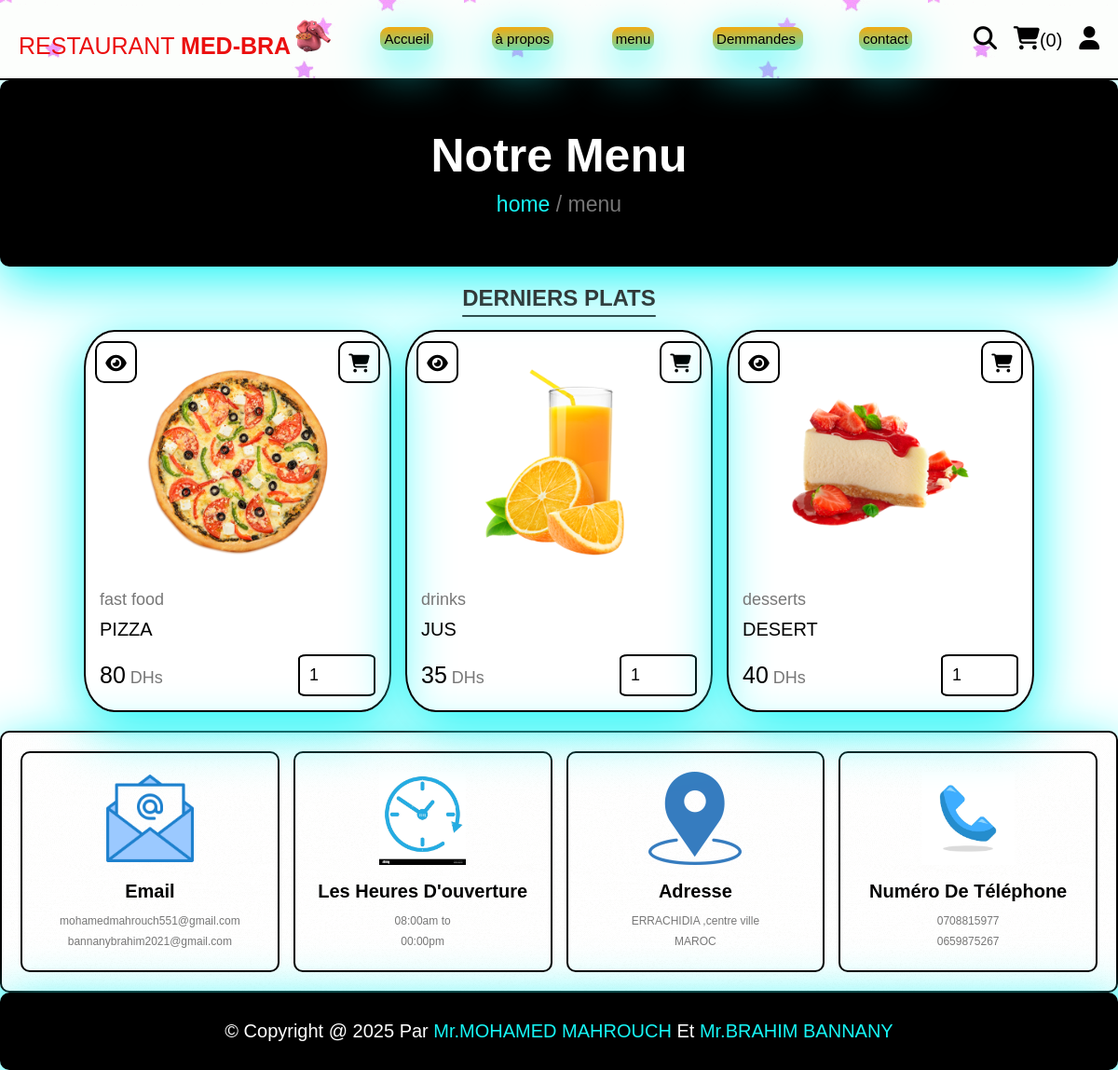
Page /menu.php on the committed database.
### tables this page shows
CREATE TABLE `products` (
  `id` int(100) NOT NULL,
  `name` varchar(100) NOT NULL,
  `category` varchar(100) NOT NULL,
  `price` int(10) NOT NULL,
  `image` varchar(100) NOT NULL
);

### menu.php (the view, shortened to what this page needs)
<?php
include 'components/connect.php';
?>
<!DOCTYPE html>
<html lang="en">
<head>
   <link rel="stylesheet" href="https://cdnjs.cloudflare.com/ajax/libs/font-awesome/6.1.1/css/all.min.css">
   <link rel="stylesheet" href="css/styledeclia.css">
</head>
<body>
<?php include 'components/user_header.php'; ?>
<div class="heading">
   <h3>notre menu</h3>
   <p><a href="home.php">home</a> <span> / menu</span></p>
</div>
<section class="products">
   <h1 class="title">derniers plats</h1>
   <div class="box-container">
      <?php
         $select_products = $conn->prepare("SELECT * FROM `products`");
         $select_products->execute();
         if($select_products->rowCount() > 0){
            while($fetch_products = $select_products->fetch(PDO::FETCH_ASSOC)){
      ?>
      <form action="" method="post" class="box">
         <a href="quick_view.php?pid=<?= $fetch_products['id']; ?>" class="fas fa-eye"></a>
         <button type="submit" class="fas fa-shopping-cart" name="add_to_cart"></button>
         <img src="uploaded_img/<?= $fetch_products['image']; ?>" alt="">
         <a href="category.php?category=<?= $fetch_products['category']; ?>" class="cat"><?= $fetch_products['category']; ?></a>
         <div class="name"><?= $fetch_products['name']; ?></div>
         <div class="flex">
            <div class="price"><?= $fetch_products['price']; ?><span> DHs</span></div>
            <input type="number" name="qty" class="qty" min="1" max="99" value="1" maxlength="2">
         </div>
      </form>
      <?php
            }
         }else{
            echo '<p class="empty">aucun produit ajouté pour instant!</p>';
         }
      ?>
   </div>
</section>
<?php include 'components/footer.php'; ?>
</body>
</html>

### components/user_header.php (shortened to what this page needs)
<header class="header">
   <section class="flex">
      <a href="home.php" class="logo">RESTAURANT <b>MED-BRA<img src="images/ele.gif" alt=""></b></a>
      <nav class="navbar">
         <a href="home.php">Accueil</a>
         <a href="about.php">à propos</a>
         <a href="menu.php">menu</a>
         <a href="orders.php">Demmandes </a>
         <a href="contact.php">contact</a>
      </nav>
      <div class="icons">
         <?php
            $count_cart_items = $conn->prepare("SELECT * FROM `cart` WHERE user_id = ?");
            $count_cart_items->execute([$user_id]);
            $total_cart_items = $count_cart_items->rowCount();
         ?>
         <a href="search.php"><i class="fas fa-search"></i></a>
         <a href="cart.php"><i class="fas fa-shopping-cart"></i><span>(<?= $total_cart_items; ?>)</span></a>
         <div id="user-btn" class="fas fa-user"></div>
      </div>
   </section>
</header>

### components/footer.php (shortened to what this page needs)
<footer class="footer">
   <section class="grid">
      <div class="box">
         <img src="images/email.png" alt="">
         <h3>Email</h3>
         <a href="mohamedmahrouch551@gmail.com">mohamedmahrouch551@gmail.com</a>
         <a href="m.mahrouch@edu.umi.ac">bannanybrahim2021@gmail.com</a>
      </div>
      <div class="box">
         <img src="images/hor.jpg" alt="">
         <h3>Les heures d'ouverture</h3>
         <p>08:00am to <br> 00:00pm</p>
      </div>
      <div class="box">
         <img src="images/adresse.png" alt="">
         <h3>Adresse</h3>
         <a href="www.boulemane.com">ERRACHIDIA ,centre ville <br>MAROC</a>
      </div>
      <div class="box">
         <img src="images/telephone.avif" alt="">
         <h3>Numéro de téléphone </h3>
         <a href="0708815977">0708815977</a>
         <a href="0659875267">0659875267</a>
      </div>
   </section>
   <div class="credit">&copy; copyright @ <?= date('Y'); ?> par <span>mr.MOHAMED MAHROUCH </span> et <span> mr.BRAHIM BANNANY</span> </div>
</footer>

### css/styledeclia.css (style rules this page uses)
:root { --yellow: rgb(22, 246, 246); --red:#e74c3c; --white:#fff; --black:black; --light-color:#777; --border:.2rem solid var(--black); }
* { font-family: 'Rubik', sans-serif; margin:0; padding:0; box-sizing: border-box; outline: none; border: none; text-decoration: none; }
html { font-size: 62.5%; overflow-x: hidden; scroll-behavior: smooth; stop-opacity: 7rem; }
section { margin:0 auto; max-width: 1200px; padding:2rem; }
.title { text-align: center; margin-bottom: 2.5rem; font-size: 4rem; color:var(--black); text-transform: uppercase; text-decoration: underline; text-underline-offset: 1rem; }
.heading { display: flex; align-items: center; justify-content: center; gap:1rem; flex-flow: column; background-color: var(--black); min-height: 20rem; border-radius: 10px; box-shadow: 0px 15px 60px var(--yellow); }
.heading h3 { font-size: 5rem; color:var(--white); text-transform: capitalize; }
.heading p { font-size: 2.3rem; color:var(--light-color); }
.heading p a { color:var(--yellow); }
.header { position: sticky; top:0; left:0; right:0; z-index: 1000; background-color: var(--white); border-bottom: var(--border); }
.header .flex { display: flex; align-items: center; justify-content: space-between; position: relative; background:url(../images/star-7089.gif) ; }
.header .flex .logo { font-size: 2.5rem; font:bold; color:rgb(235, 16, 16); border-radius: 10px; }
.header .flex .logo img { width: 45px; border-radius: 50%; }
.header .flex .navbar a { font-size: 1.5rem; color:black; margin:0 3rem; box-shadow: 0px 15px 50px var(--yellow); background: linear-gradient(177deg, #f7a90a, #5eddb7); border-radius: 9PX; padding: 4px; }
.header .flex .icons > * { margin-left: 1.5rem; font-size: 2.5rem; color:var(--black); cursor: pointer; }
.header .flex .icons span { font-size: 2rem; }
.title { font-size: 24px; font-weight: bold; color: #333; text-align: center; margin-bottom: 20px; }
.products .box-container { display: grid; grid-template-columns: repeat(auto-fit, 33rem); justify-content: center; align-items: flex-start; gap:1.5rem; }
.products .box-container .box { border:var(--border); padding:1.5rem; position: relative; overflow: hidden; box-shadow: 0px 15px 60px var(--yellow); border-radius: 10%; }
.products .box-container .box img { height: 25rem; width: 100%; object-fit: contain; margin-bottom: 1rem; }
.products .box-container .box .fa-eye, .products .box-container .box .fa-shopping-cart { position: absolute; top:1rem; height: 4.5rem; width: 4.5rem; line-height: 4.3rem; border:var(--border); background-color: var(--white); cursor: pointer; font-size: 2rem; color:var(--black); text-align: center; border-radius: 10px; }
.products .box-container .box .fa-eye { left: 1rem; }
.products .box-container .box .fa-shopping-cart { right: 1rem; }
.products .box-container .box .cat { font-size: 1.8rem; color:var(--light-color); }
.products .box-container .box .name { font-size: 2rem; color:var(--black); margin:1rem 0; }
.products .box-container .box .flex { display: flex; align-items: center; gap:1rem; margin-top: 1.5rem; }
.products .box-container .box .flex .price { margin-right: auto; font-size: 2.5rem; color:var(--black); }
.products .box-container .box .flex .price span { color:var(--light-color); font-size: 1.8rem; }
.products .box-container .box .flex .qty { padding:1rem; border:var(--border); font-size: 1.8rem; color:var(--black); }
input { border-radius: 10%; }
.footer .grid { border: black double 2px; display: grid; grid-template-columns: repeat(auto-fit, minmax(27rem, 1fr)); gap:1.5rem; align-items: flex-start; background: url(../images/hh.gif); border-radius: 10px; box-shadow: 0px 15px 60px var(--yellow); }
.footer .grid .box { border:var(--border); padding:2rem; text-align: center; border-radius: 10px; }
.footer .grid .box img { height: 10rem; width: 100%; object-fit: contain; margin-bottom: .5rem; }
.footer .grid .box h3 { margin:1rem 0; font-size: 2rem; color:var(--black); text-transform: capitalize; }
.footer .grid .box p, .footer .grid .box a { display: block; font-size: 1.2rem; color:var(--light-color); line-height: 1.8; }
.credit { padding:3rem 2rem; text-align: center; background-color: var(--black); color:var(--white); font-size: 2rem; text-transform: capitalize; border-radius: 10px; box-shadow:0px 15px 60px var(--yellow) ; }
.credit span { color:var(--yellow); }

### rows in the picture
products: image (picture), category "fast food", name "PIZZA", price "80"
products: image (picture), category "drinks", name "JUS", price "35"
products: image (picture), category "desserts", name "DESERT", price "40"

### other values in the picture
$total_cart_items "0"
